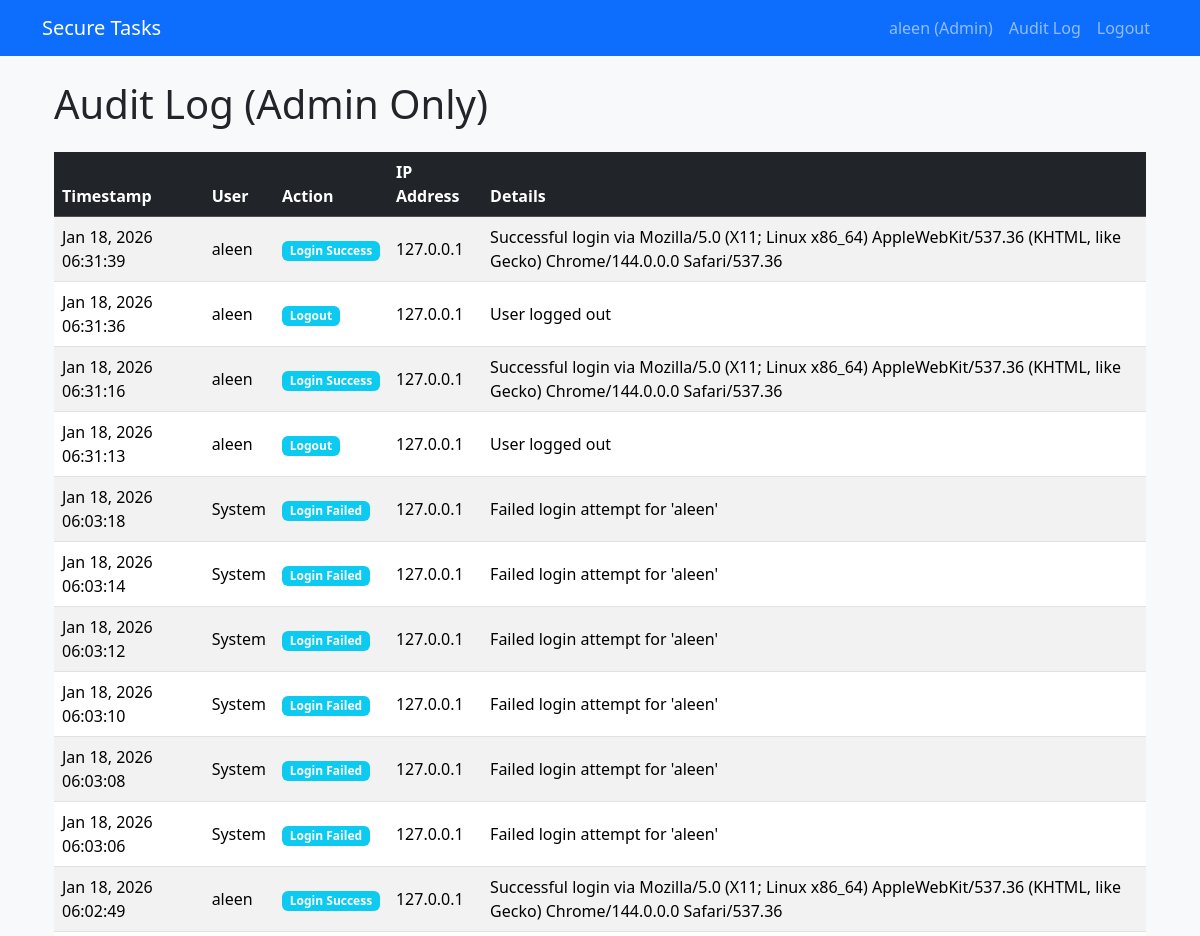
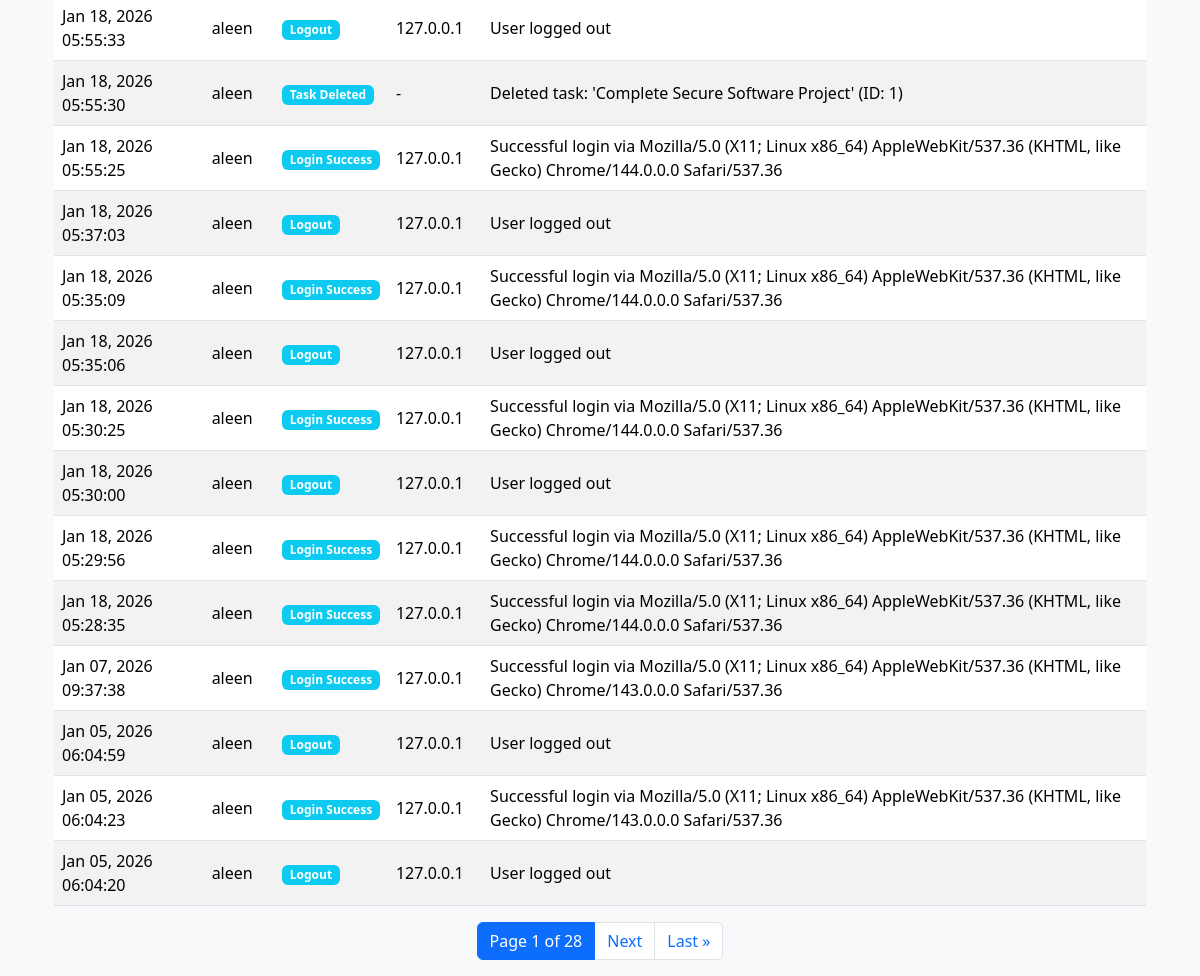
Page /tasks/audit-log/ (signed in) on the committed database (2 pictures, top to bottom).
### auditlog/models.py (models this page shows, shortened)
class AuditLog(models.Model):
    ACTION_CHOICES = [
        ('LOGIN_SUCCESS', 'Login Success'),
        ('LOGIN_FAILED', 'Login Failed'),
        ('LOGOUT', 'Logout'),
        ('TASK_CREATE', 'Task Created'),
        ('TASK_UPDATE', 'Task Updated'),
        ('TASK_DELETE', 'Task Deleted'),
    ]
    user = models.ForeignKey(
        User,
        on_delete=models.SET_NULL,
        null=True,
        blank=True,
        help_text="User who performed the action (null for failed logins)"
    )
    action = models.CharField(
        max_length=50,
        choices=ACTION_CHOICES,
        help_text="Type of action performed"
    )
    timestamp = models.DateTimeField(
        auto_now_add=True,
        help_text="When the action occurred"
    )
    details = models.TextField(
        blank=True,
        help_text="Additional details (no sensitive data)"
    )
    ip_address = models.GenericIPAddressField(
        null=True,
        blank=True,
        help_text="Client IP address"
    )
    class Meta:
        ordering = ['-timestamp']  # Most recent first
        verbose_name = 'Audit Log'
        verbose_name_plural = 'Audit Logs'

### tasks/views.py (the view)
# urls.py: path('audit-log/', views.AuditLogListView.as_view(), name='audit_log'),
@method_decorator(staff_member_required, name='dispatch')
class AuditLogListView(LoginRequiredMixin, ListView):
    model = AuditLog
    template_name = 'auditlog/audit_log.html'
    context_object_name = 'logs'
    paginate_by = 25

### securetaskapp/templates/auditlog/audit_log.html (shortened to what this page needs)
{% extends 'base.html' %}
{% block content %}
<div class="container mt-4">
    <h1 class="mb-4">Audit Log (Admin Only)</h1>
    <div class="table-responsive">
        <table class="table table-striped table-hover align-middle">
            <thead class="table-dark">
                <tr>
                    <th>Timestamp</th>
                    <th>User</th>
                    <th>Action</th>
                    <th>IP Address</th>
                    <th>Details</th>
                </tr>
            </thead>
            <tbody>
                {% for log in logs %}
                <tr>
                    <td>{{ log.timestamp|date:"M d, Y H:i:s" }}</td>
                    <td>{{ log.user|default:"System" }}</td>
                    <td><span class="badge bg-info">{{ log.get_action_display }}</span></td>
                    <td>{{ log.ip_address|default:"-" }}</td>
                    <td>{{ log.details }}</td>
                </tr>
                {% empty %}
                <tr><td colspan="5" class="text-center py-4">No logs yet</td></tr>
                {% endfor %}
            </tbody>
        </table>
    </div>
    {% if page_obj.has_other_pages %}
    <nav aria-label="Audit log pagination">
        <ul class="pagination justify-content-center">
            <li class="page-item active">
                <span class="page-link">Page {{ page_obj.number }} of {{ page_obj.paginator.num_pages }}</span>
            </li>
            {% if page_obj.has_next %}
                <li class="page-item">
                    <a class="page-link" href="?page={{ page_obj.next_page_number }}">Next</a>
                </li>
                <li class="page-item">
                    <a class="page-link" href="?page={{ page_obj.paginator.num_pages }}">Last &raquo;</a>
                </li>
            {% endif %}
        </ul>
    </nav>
    {% endif %}
</div>
{% endblock %}

### securetaskapp/templates/base.html (shortened to what this page needs)
<!DOCTYPE html>
<html lang="en">
<head>
    <link href="https://cdn.jsdelivr.net/npm/bootstrap@5.3.2/dist/css/bootstrap.min.css" rel="stylesheet">
</head>
<body class="bg-light">
    <nav class="navbar navbar-expand-lg navbar-dark bg-primary">
        <div class="container">
            <a class="navbar-brand" href="{% url 'task_list' %}">Secure Tasks</a>
            <div class="navbar-nav ms-auto">
                {% if user.is_authenticated %}
                    <a class="nav-item nav-link" href="{% url 'profile' %}">{{ user.username }} {% if user.is_staff %}(Admin){% endif %}</a>
                    {% if user.is_staff %}
                        <a class="nav-item nav-link" href="{% url 'audit_log' %}">Audit Log</a>
                    {% endif %}
                    <form method="post" action="{% url 'logout' %}" class="d-inline">
                        <button type="submit" class="nav-link btn btn-link" style="cursor: pointer;">Logout</button>
                    </form>
                {% else %}
                    <a class="nav-item nav-link" href="{% url 'login' %}">Login</a>
                    <a class="nav-item nav-link" href="{% url 'register' %}">Register</a>
                {% endif %}
            </div>
        </div>
    </nav>
    <div class="container mt-4">
        {% block content %}{% endblock %}
    </div>
</body>
</html>

### rows in the picture
AuditLog: timestamp "Jan 18, 2026 06:31:39", user "aleen", action "Login Success", ip_address "127.0.0.1", details "Successful login via Mozilla/5.0 (X11; Linux x86_64) AppleWebKit/537.36 (KHTML, like Gecko) Chrome/144.0.0.0 Safari/537.36"
AuditLog: timestamp "Jan 18, 2026 06:31:36", user "aleen", action "Logout", ip_address "127.0.0.1", details "User logged out"
AuditLog: timestamp "Jan 18, 2026 06:31:16", user "aleen", action "Login Success", ip_address "127.0.0.1", details "Successful login via Mozilla/5.0 (X11; Linux x86_64) AppleWebKit/537.36 (KHTML, like Gecko) Chrome/144.0.0.0 Safari/537.36"
AuditLog: timestamp "Jan 18, 2026 06:31:13", user "aleen", action "Logout", ip_address "127.0.0.1", details "User logged out"
AuditLog: timestamp "Jan 18, 2026 06:03:18", user "System", action "Login Failed", ip_address "127.0.0.1", details "Failed login attempt for 'aleen'"
AuditLog: timestamp "Jan 18, 2026 06:03:14", user "System", action "Login Failed", ip_address "127.0.0.1", details "Failed login attempt for 'aleen'"
AuditLog: timestamp "Jan 18, 2026 06:03:12", user "System", action "Login Failed", ip_address "127.0.0.1", details "Failed login attempt for 'aleen'"
AuditLog: timestamp "Jan 18, 2026 06:03:10", user "System", action "Login Failed", ip_address "127.0.0.1", details "Failed login attempt for 'aleen'"
AuditLog: timestamp "Jan 18, 2026 06:03:08", user "System", action "Login Failed", ip_address "127.0.0.1", details "Failed login attempt for 'aleen'"
AuditLog: timestamp "Jan 18, 2026 06:03:06", user "System", action "Login Failed", ip_address "127.0.0.1", details "Failed login attempt for 'aleen'"
AuditLog: timestamp "Jan 18, 2026 06:02:49", user "aleen", action "Login Success", ip_address "127.0.0.1", details "Successful login via Mozilla/5.0 (X11; Linux x86_64) AppleWebKit/537.36 (KHTML, like Gecko) Chrome/144.0.0.0 Safari/537.36"
AuditLog: timestamp "Jan 18, 2026 05:55:33", user "aleen", action "Logout", ip_address "127.0.0.1", details "User logged out"
AuditLog: timestamp "Jan 18, 2026 05:55:30", user "aleen", action "Task Deleted", ip_address "-", details "Deleted task: 'Complete Secure Software Project' (ID: 1)"
AuditLog: timestamp "Jan 18, 2026 05:55:25", user "aleen", action "Login Success", ip_address "127.0.0.1", details "Successful login via Mozilla/5.0 (X11; Linux x86_64) AppleWebKit/537.36 (KHTML, like Gecko) Chrome/144.0.0.0 Safari/537.36"
AuditLog: timestamp "Jan 18, 2026 05:37:03", user "aleen", action "Logout", ip_address "127.0.0.1", details "User logged out"
AuditLog: timestamp "Jan 18, 2026 05:35:09", user "aleen", action "Login Success", ip_address "127.0.0.1", details "Successful login via Mozilla/5.0 (X11; Linux x86_64) AppleWebKit/537.36 (KHTML, like Gecko) Chrome/144.0.0.0 Safari/537.36"
AuditLog: timestamp "Jan 18, 2026 05:35:06", user "aleen", action "Logout", ip_address "127.0.0.1", details "User logged out"
AuditLog: timestamp "Jan 18, 2026 05:30:25", user "aleen", action "Login Success", ip_address "127.0.0.1", details "Successful login via Mozilla/5.0 (X11; Linux x86_64) AppleWebKit/537.36 (KHTML, like Gecko) Chrome/144.0.0.0 Safari/537.36"
AuditLog: timestamp "Jan 18, 2026 05:30:00", user "aleen", action "Logout", ip_address "127.0.0.1", details "User logged out"
AuditLog: timestamp "Jan 18, 2026 05:29:56", user "aleen", action "Login Success", ip_address "127.0.0.1", details "Successful login via Mozilla/5.0 (X11; Linux x86_64) AppleWebKit/537.36 (KHTML, like Gecko) Chrome/144.0.0.0 Safari/537.36"
AuditLog: timestamp "Jan 18, 2026 05:28:35", user "aleen", action "Login Success", ip_address "127.0.0.1", details "Successful login via Mozilla/5.0 (X11; Linux x86_64) AppleWebKit/537.36 (KHTML, like Gecko) Chrome/144.0.0.0 Safari/537.36"
AuditLog: timestamp "Jan 07, 2026 09:37:38", user "aleen", action "Login Success", ip_address "127.0.0.1", details "Successful login via Mozilla/5.0 (X11; Linux x86_64) AppleWebKit/537.36 (KHTML, like Gecko) Chrome/143.0.0.0 Safari/537.36"
AuditLog: timestamp "Jan 05, 2026 06:04:59", user "aleen", action "Logout", ip_address "127.0.0.1", details "User logged out"
AuditLog: timestamp "Jan 05, 2026 06:04:23", user "aleen", action "Login Success", ip_address "127.0.0.1", details "Successful login via Mozilla/5.0 (X11; Linux x86_64) AppleWebKit/537.36 (KHTML, like Gecko) Chrome/143.0.0.0 Safari/537.36"
AuditLog: timestamp "Jan 05, 2026 06:04:20", user "aleen", action "Logout", ip_address "127.0.0.1", details "User logged out"

### other values in the picture
{{ user.username }} "aleen"
{{ page_obj.number }} "1"
{{ page_obj.paginator.num_pages }} "28"
